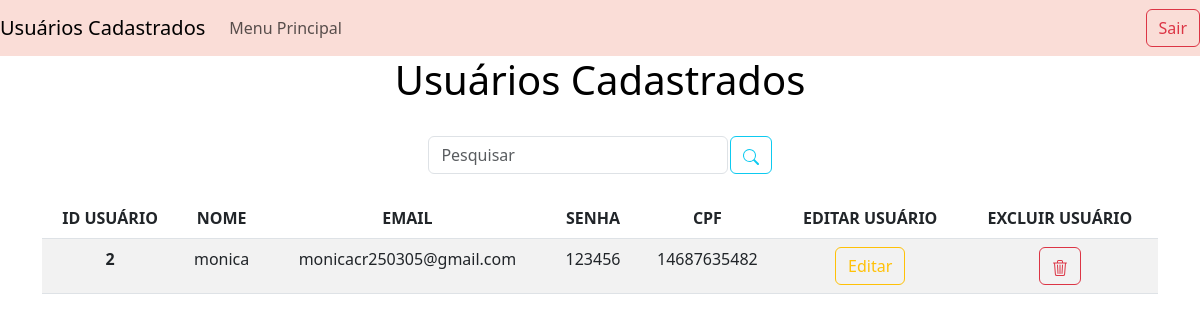
/estoque/tabela_usu.php, run on an earlier commit of the app's database.
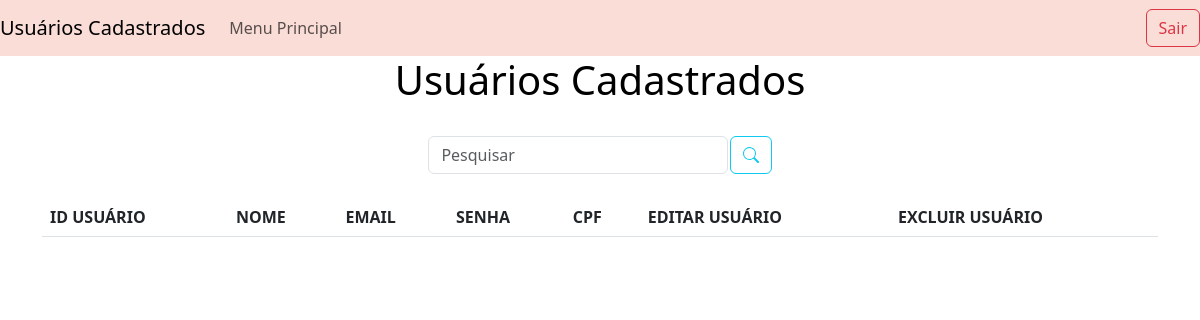
And on a later commit of the database.
### tables this page shows
CREATE TABLE `usuario` (
  `id_usuario` int(11) NOT NULL,
  `cargo` varchar(50) NOT NULL,
  `nome` varchar(180) DEFAULT NULL,
  `email` varchar(200) DEFAULT NULL,
  `cpf` int(11) NOT NULL,
  `senha` varchar(180) DEFAULT NULL
);

### estoque/tabela_usu.php (the view, shortened to what this page needs)
<?php
    require("conn.php");
    $tabela = $pdo->prepare("SELECT id_usuario, nome, email, senha, cpf
    FROM usuario;");
    $tabela->execute();
    $rowTabela = $tabela->fetchAll();
    if(!empty($_GET['search'])){
        $search = $_GET['search'];
        $tabela = $pdo->prepare("SELECT id_usuario, nome, email, senha, cpf
        FROM usuario WHERE id_usuario = :search OR nome LIKE :searchTerm OR email LIKE :searchTerm;");
        $tabela->bindValue(':search', $search);
        $tabela->bindValue(':searchTerm', "%$search%");
        $tabela->execute();
        $rowTabela = $tabela->fetchAll();
    }
    else{
        $tabela = $pdo->prepare("SELECT id_usuario, nome, email, senha, cpf
        FROM usuario;");
        $tabela->execute();
        $rowTabela = $tabela->fetchAll();
    }
?>
<!DOCTYPE HTML>
<html lang="pt-br">
    <head>
        <link href="https://cdn.jsdelivr.net/npm/bootstrap@5.3.0-alpha1/dist/css/bootstrap.min.css" rel="stylesheet">
    </head>
    <body>
        <nav class="navbar navbar-expand-lg bg-faded" style="background-color: #FADDD7; border-color: #000;">
            <a class="navbar-brand" href="tabela_usu.php">Usuários Cadastrados</a>
            <div class="collapse navbar-collapse" id="navbarNav">
                <ul class="navbar-nav">
                    <li class="nav-item active">
                        <a class="nav-link" href="menu.php">Menu Principal <span class="sr-only"></span></a>
                    </li>
                </ul>
            </div>
            <div class="d-flex">
                <a href="logout.php" class="btn btn-outline-danger">Sair</a>
            </div>
        </nav>
        <h1 style="text-align:center;">Usuários Cadastrados</h1>
        <br>
        <div class="box-search">
        <input type="search" class="form-control w-25" placeholder="Pesquisar" id="pesquisar">
        <button onclick="searchData()" class="btn btn-outline-info">
        </button>
    </div>
        <div class="container">
            <br>
        <table class="table table-striped">
        <thead>
            <tr>
            <th scope="col">ID USUÁRIO</th>
            <th scope="col">NOME</th>
            <th scope="col">EMAIL</th>
            <th scope="col">SENHA</th>
            <th scope="col">CPF</th>
            <th scope="col">EDITAR USUÁRIO</th>
            <th scope="col">EXCLUIR USUÁRIO</th>
            </tr>
        </thead>
        <tbody>
        <?php
            foreach ($rowTabela as $linha){
                echo '<tr>';
                echo "<th scope='row'>".$linha['id_usuario']."</th>";
                echo "<td>".$linha['nome']."</td>";
                echo "<td>".$linha['email']."</td>";
                echo "<td>".$linha['senha']."</td>";
                echo "<td>".$linha['cpf']."</td>";
                echo '<td><a href=edit_tabelaUsu.php?usuario='.$linha['id_usuario'].' class="btn btn-outline-warning">Editar</a></td>';
                echo '<td><a href="CRUD\delete_usu.php?usuario='.$linha['id_usuario'].'" class="btn btn-outline-danger"><svg xmlns="http://www.w3.org/2000/svg" width="16" height="16" fill="currentColor" class="bi bi-trash3" viewBox="0 0 16 16">
                <path d="M6.5 1h3a.5.5 0 0 1 .5.5v1H6v-1a.5.5 0 0 1 .5-.5ZM11 2.5v-1A1.5 1.5 0 0 0 9.5 0h-3A1.5 1.5 0 0 0 5 1.5v1H2.506a.58.58 0 0 0-.01 0H1.5a.5.5 0 0 0 0 1h.538l.853 10.66A2 2 0 0 0 4.885 16h6.23a2 2 0 0 0 1.994-1.84l.853-10.66h.538a.5.5 0 0 0 0-1h-.995a.59.59 0 0 0-.01 0H11Zm1.958 1-.846 10.58a1 1 0 0 1-.997.92h-6.23a1 1 0 0 1-.997-.92L3.042 3.5h9.916Zm-7.487 1a.5.5 0 0 1 .528.47l.5 8.5a.5.5 0 0 1-.998.06L5 5.03a.5.5 0 0 1 .47-.53Zm5.058 0a.5.5 0 0 1 .47.53l-.5 8.5a.5.5 0 1 1-.998-.06l.5-8.5a.5.5 0 0 1 .528-.47ZM8 4.5a.5.5 0 0 1 .5.5v8.5a.5.5 0 0 1-1 0V5a.5.5 0 0 1 .5-.5Z"/>
                </svg></a></td>';
                echo '</tr>';
            }
            ?>
        </tbody>
        </table>
        </div>
    </body>
</html>

### estoque/tabela_usu.php (style rules this page uses)
body { background: linear-gradient(to right, rgb(fff), rgb(17, 54, 71)); color: black; text-align: center; }
.box-search { display: flex; justify-content: center; gap: .1%; }

What changed in the data, as far as the page shows it:
removed usuario: id_usuario "2", nome "monica", email "monicacr250305@gmail.com", senha "123456", cpf "14687635482"
